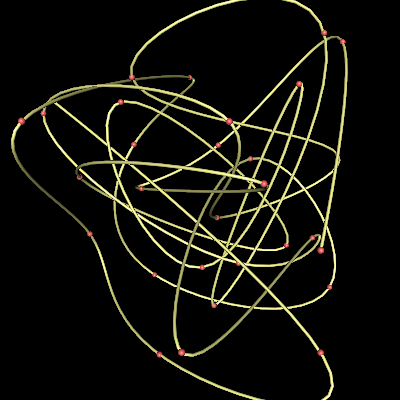

This figure's Python source:
#!/usr/bin/env python
# Demonstrate vtkCardinalSpline interpolation through random 3D points.

import vtkmodules.vtkInteractionStyle  # noqa: F401
import vtkmodules.vtkRenderingOpenGL2  # noqa: F401

from vtkmodules.vtkCommonComputationalGeometry import vtkCardinalSpline
from vtkmodules.vtkCommonCore import vtkMath, vtkPoints
from vtkmodules.vtkCommonDataModel import vtkCellArray, vtkPolyData
from vtkmodules.vtkFiltersCore import vtkGlyph3D, vtkTubeFilter
from vtkmodules.vtkFiltersSources import vtkSphereSource
from vtkmodules.vtkRenderingCore import (
    vtkActor,
    vtkPolyDataMapper,
    vtkRenderWindow,
    vtkRenderWindowInteractor,
    vtkRenderer,
)

math_obj = vtkMath()

number_of_input_points = 30

spline_x = vtkCardinalSpline()
spline_y = vtkCardinalSpline()
spline_z = vtkCardinalSpline()

# Generate random points.
input_points = vtkPoints()
for i in range(number_of_input_points):
    x = math_obj.Random(0, 1)
    y = math_obj.Random(0, 1)
    z = math_obj.Random(0, 1)
    spline_x.AddPoint(i, x)
    spline_y.AddPoint(i, y)
    spline_z.AddPoint(i, z)
    input_points.InsertPoint(i, x, y, z)

input_data = vtkPolyData()
input_data.SetPoints(input_points)

# Glyph the input points as spheres.
balls = vtkSphereSource()
balls.SetRadius(0.01)
balls.SetPhiResolution(10)
balls.SetThetaResolution(10)

glyph_points = vtkGlyph3D()
glyph_points.SetInputData(input_data)
glyph_points.SetSourceConnection(balls.GetOutputPort())

glyph_mapper = vtkPolyDataMapper()
glyph_mapper.SetInputConnection(glyph_points.GetOutputPort())

glyph_actor = vtkActor()
glyph_actor.SetMapper(glyph_mapper)
glyph_actor.GetProperty().SetDiffuseColor(1, 0.4, 0.4)
glyph_actor.GetProperty().SetSpecular(0.3)
glyph_actor.GetProperty().SetSpecularPower(30)

# Evaluate spline and create polyline.
number_of_output_points = 400
offset = 1.0

points = vtkPoints()
for i in range(number_of_output_points):
    t = (number_of_input_points - offset) / (number_of_output_points - 1) * i
    points.InsertPoint(i, spline_x.Evaluate(t), spline_y.Evaluate(t), spline_z.Evaluate(t))

lines = vtkCellArray()
lines.InsertNextCell(number_of_output_points)
for i in range(number_of_output_points):
    lines.InsertCellPoint(i)

profile_data = vtkPolyData()
profile_data.SetPoints(points)
profile_data.SetLines(lines)

# Tube filter for the spline curve.
profile_tubes = vtkTubeFilter()
profile_tubes.SetNumberOfSides(8)
profile_tubes.SetInputData(profile_data)
profile_tubes.SetRadius(0.005)

profile_mapper = vtkPolyDataMapper()
profile_mapper.SetInputConnection(profile_tubes.GetOutputPort())

profile_actor = vtkActor()
profile_actor.SetMapper(profile_mapper)
profile_actor.GetProperty().SetDiffuseColor(1, 1, 0.6)
profile_actor.GetProperty().SetSpecular(0.3)
profile_actor.GetProperty().SetSpecularPower(30)

renderer = vtkRenderer()
renderer.AddActor(glyph_actor)
renderer.AddActor(profile_actor)

render_window = vtkRenderWindow()
render_window.SetSize(400, 400)
render_window.AddRenderer(renderer)
render_window.SetWindowName("c spline")

renderer.ResetCamera()
renderer.GetActiveCamera().Dolly(1.5)
renderer.ResetCameraClippingRange()

interactor = vtkRenderWindowInteractor()
interactor.SetRenderWindow(render_window)

interactor.Initialize()
interactor.Start()
